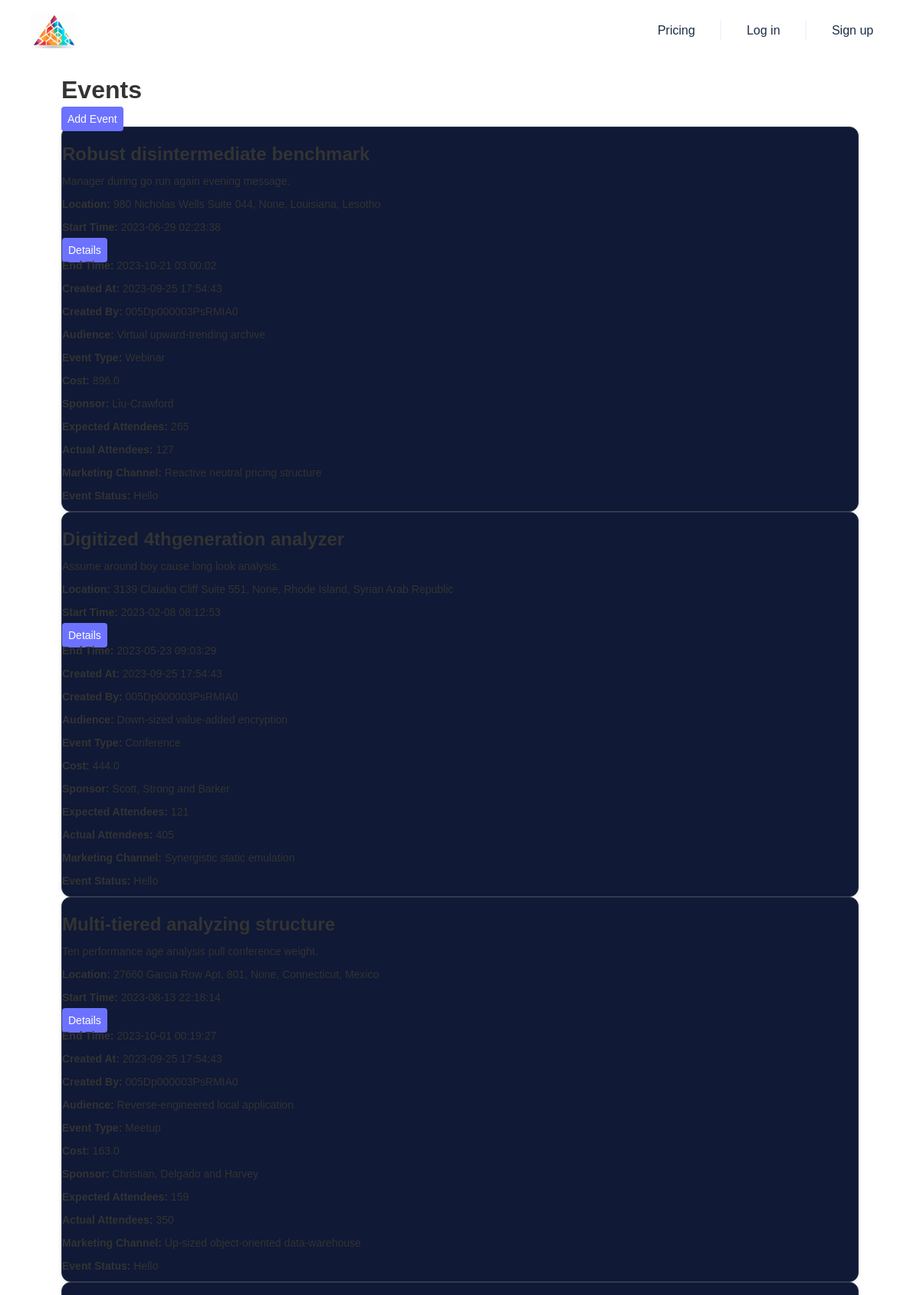
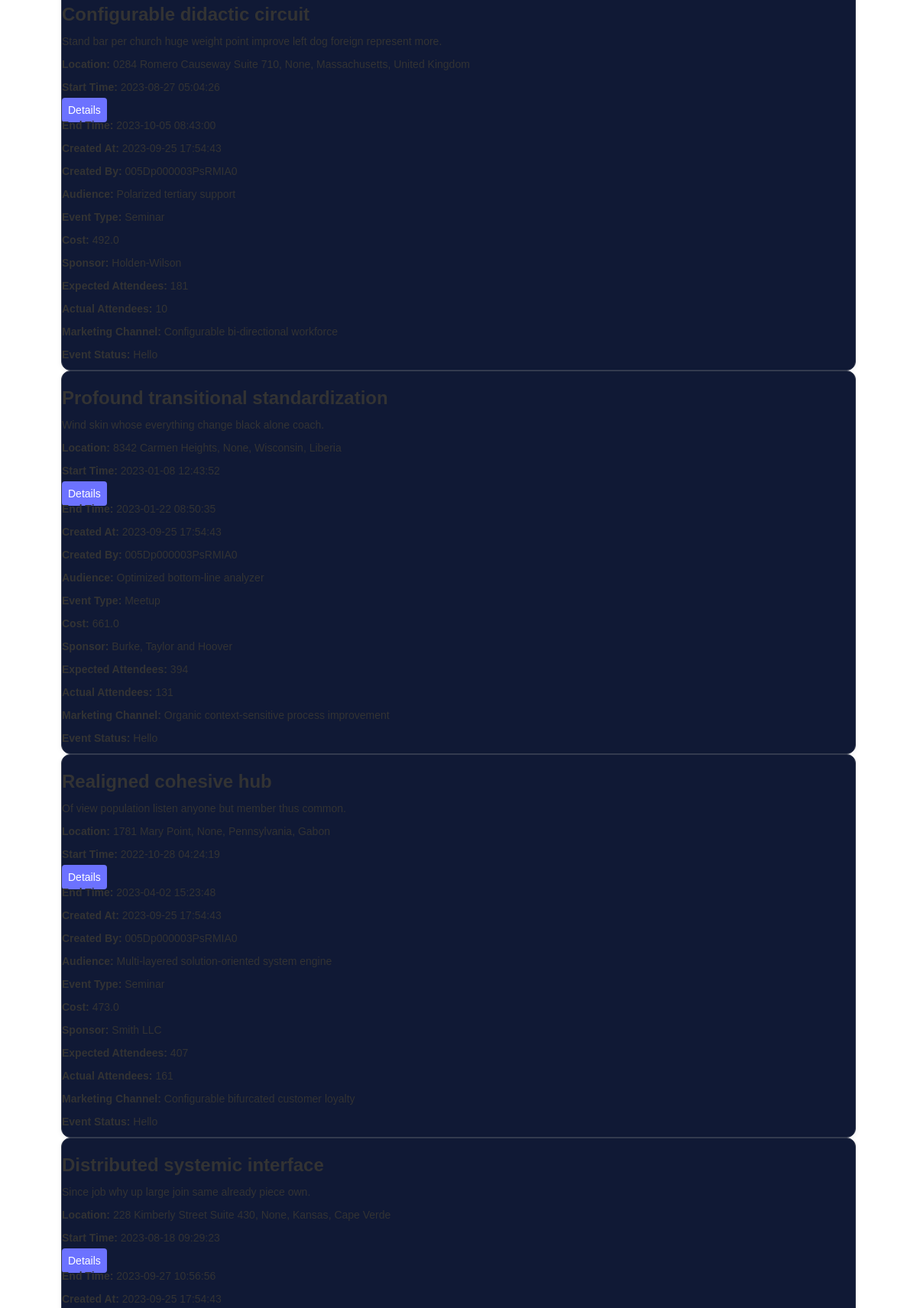
The app's page /events_page (upper part) with its own data (2 pictures, top to bottom).
### app/models.py (models this page shows, shortened)
class Event(db.Model):
    __tablename__ = 'event'
    id = db.Column(db.Integer, primary_key=True)
    name = db.Column(db.String)
    description = db.Column(db.String)
    location = db.relationship('Address', backref='event', uselist=False)
    start_time = db.Column(db.DateTime)
    end_time = db.Column(db.DateTime)
    created_at = db.Column(db.DateTime, default=datetime.utcnow)
    created_by = db.Column(db.String, db.ForeignKey('users.id'))
    audience = db.Column(db.String)
    event_type = db.Column(db.String)
    cost = db.Column(db.Float)
    sponsor = db.Column(db.String)
    expected_attendees = db.Column(db.Integer)
    actual_attendees = db.Column(db.Integer)
    marketing_channel = db.Column(db.String)
    created_by_user = db.relationship('User', backref=db.backref('events', lazy=True))

class Address(db.Model):
    id = db.Column(db.Integer, primary_key=True)
    street = db.Column(db.String(100))
    city = db.Column(db.String(50))
    state = db.Column(db.String(50))
    zip_code = db.Column(db.String(10))
    country = db.Column(db.String(50))
    event_id = db.Column(db.Integer, db.ForeignKey('event.id'))

### main.py (the view)
@app.route('/events_page')
def events_page():
    with app.app_context():
        events = Event.query.options(joinedload(Event.location)).all()
    return render_template('events_page.html', events=events)

### templates/events_page.html (shortened to what this page needs)
{% extends "base.html" %}
{% block content %}
    <div class="container mt-5 animate__animated animate__fadeIn">
        <h2 class="mb-4">Events</h2>
            <a href="/add_event" class="btn btn-primary mb-3 animate__animated animate__pulse animate__delay-1s animate__infinite">Add Event</a>
        {% for event in events %}
            <div class="card mb-3 animate__animated animate__flipInX">
                <div class="card-header">
                    <h3>{{ event.name }}</h3>
                </div>
                <div class="card-body">
                    <p class="card-text">{{ event.description }}</p>
                    <p class="card-text"><strong>Location:</strong> {{ event.location.street|default('N/A') }}, {{ event.location.city|default('N/A') }}, {{ event.location.state|default('N/A') }}, {{ event.location.country|default('N/A') }}</p>
                    {% if event.start_time %}
                        <p class="card-text"><strong>Start Time:</strong> {{ event.start_time.strftime('%Y-%m-%d %H:%M:%S') }}</p>
                    {% endif %}
                    <a class="btn btn-primary" data-bs-toggle="collapse" href="#collapse{{ event.id }}" role="button" aria-expanded="false" aria-controls="collapse{{ event.id }}">Details</a>
                </div>
                <div class="collapse" id="collapse{{ event.id }}">
                    <div class="card-body">
                        <p><strong>End Time:</strong> {{ event.end_time.strftime('%Y-%m-%d %H:%M:%S') if event.end_time }}</p>
                        <p><strong>Created At:</strong> {{ event.created_at.strftime('%Y-%m-%d %H:%M:%S') }}</p>
                        <p><strong>Created By:</strong> {{ event.created_by }}</p>
                        <p><strong>Audience:</strong> {{ event.audience }}</p>
                        <p><strong>Event Type:</strong> {{ event.event_type }}</p>
                        <p><strong>Cost:</strong> {{ event.cost }}</p>
                        <p><strong>Sponsor:</strong> {{ event.sponsor }}</p>
                        <p><strong>Expected Attendees:</strong> {{ event.expected_attendees }}</p>
                        <p><strong>Actual Attendees:</strong> {{ event.actual_attendees }}</p>
                        <p><strong>Marketing Channel:</strong> {{ event.marketing_channel }}</p>
                        <p><strong>Event Status:</strong> Hello </p>
                    </div>
                </div>
            </div>
        {% endfor %}
    </div>
{% endblock %}

### templates/base.html (shortened to what this page needs)
<!DOCTYPE html>
<head>
    <link href="../static/css/normalize.css" rel="stylesheet" type="text/css">
    <link href="../static/css/webflow.css" rel="stylesheet" type="text/css">
    <link href="../static/css/code-output.webflow.css" rel="stylesheet" type="text/css">
</head>
<body>
<div class="page-wrapper">
    <div>
        <div data-animation="default" data-collapse="none" data-duration="400" data-easing="ease" data-easing2="ease" role="banner" class="nav w-nav">
            <div class="nav-container">
                <a href="{{url_for('index')}}" class="nav-logo-link w-inline-block"><img src="../static/img/Screenshot-2023-09-23-at-2.34.00-PM.png" loading="lazy" width="60" height="Auto" alt="" srcset="../static/img/Screenshot-2023-09-23-at-2.34.00-PM.png 500w, ../static/img/Screenshot-2023-09-23-at-2.34.00-PM.png 766w" sizes="60.000003814697266px"></a>
                <nav role="navigation" class="nav-menu w-nav-menu">
                    <a href="{{url_for('pricing_faq')}}" class="icon-button nav-button w-inline-block">
                        <div class="flex-row-center">
                            <div>Pricing</div>
                        </div>
                    </a>
                    <div class="nav-line"></div>
                    {% if current_user.is_authenticated %}
                    <a href="{{url_for('dash')}}" class="icon-button nav-button w-inline-block">
                        <div class="flex-row-center">
                            <div>Dashboard</div>
                        </div>
                    </a>
                    <div class="nav-line"></div>
                    <a href="{{url_for('logout')}}" class="icon-button nav-button w-inline-block">
                        <div class="flex-row-center">
                            <div>Logout</div>
                        </div>
                    </a>
                    {% else %}
                    <a href="{{url_for('login')}}" class="icon-button nav-button w-inline-block">
                        <div class="flex-row-center">
                            <div>Log in</div>
                        </div>
                    </a>
                    <div class="nav-line"></div>
                    <a href="{{url_for('signup')}}" class="icon-button nav-button w-inline-block">
                        <div class="flex-row-center">
                            <div>Sign up</div>
                        </div>
                    </a>
                    {% endif %}
                </nav>
            </div>
        </div>
    </div>
    {% block content %}{% endblock %}
    <br><br>
</div>
</body>
</html>

### static/css/webflow.css (style rules this page uses)
* { -webkit-box-sizing: border-box; -moz-box-sizing: border-box; box-sizing: border-box; }
body { margin: 0; min-height: 100%; background-color: #fff; font-family: Arial, sans-serif; font-size: 14px; line-height: 20px; color: #333; }
img { max-width: 100%; vertical-align: middle; display: inline-block; }
.w-inline-block { max-width: 100%; display: inline-block; }
h1, h2, h3, h4, h5, h6 { font-weight: bold; margin-bottom: 10px; }
h2 { font-size: 32px; line-height: 36px; margin-top: 20px; }
h3 { font-size: 24px; line-height: 30px; margin-top: 20px; }
p { margin-top: 0; margin-bottom: 10px; }
.w-nav { position: relative; background: #dddddd; z-index: 1000; }
.w-nav:before, .w-nav:after { content: " "; display: table; grid-column-start: 1; grid-row-start: 1; grid-column-end: 2; grid-row-end: 2; }
.w-nav:after { clear: both; }
.w-nav-menu { position: relative; float: right; }

### templates/base.html (style rules this page uses)
a { color: inherit; text-decoration: inherit; font-size: inherit; }

### records on screen
Event: name "Robust disintermediate benchmark", description "Manager during go run again evening message.", location.street "980 Nicholas Wells Suite 044", location.city "None", location.state "Louisiana", location.country "Lesotho", start_time "2023-06-29 02:23:38", end_time "2023-10-21 03:00:02", created_at "2023-09-25 17:54:43", created_by "005Dp000003PsRMIA0", audience "Virtual upward-trending archive", event_type "Webinar", cost "896.0", sponsor "Liu-Crawford", expected_attendees "265", actual_attendees "127", marketing_channel "Reactive neutral pricing structure"
Event: name "Digitized 4thgeneration analyzer", description "Assume around boy cause long look analysis.", location.street "3139 Claudia Cliff Suite 551", location.city "None", location.state "Rhode Island", location.country "Syrian Arab Republic", start_time "2023-02-08 08:12:53", end_time "2023-05-23 09:03:29", created_at "2023-09-25 17:54:43", created_by "005Dp000003PsRMIA0", audience "Down-sized value-added encryption", event_type "Conference", cost "444.0", sponsor "Scott, Strong and Barker", expected_attendees "121", actual_attendees "405", marketing_channel "Synergistic static emulation"
Event: name "Multi-tiered analyzing structure", description "Ten performance age analysis pull conference weight.", location.street "27660 Garcia Row Apt. 801", location.city "None", location.state "Connecticut", location.country "Mexico", start_time "2023-08-13 22:18:14", end_time "2023-10-01 00:19:27", created_at "2023-09-25 17:54:43", created_by "005Dp000003PsRMIA0", audience "Reverse-engineered local application", event_type "Meetup", cost "163.0", sponsor "Christian, Delgado and Harvey", expected_attendees "159", actual_attendees "350", marketing_channel "Up-sized object-oriented data-warehouse"
Event: name "Configurable didactic circuit", description "Stand bar per church huge weight point improve left dog foreign represent more.", location.street "0284 Romero Causeway Suite 710", location.city "None", location.state "Massachusetts", location.country "United Kingdom", start_time "2023-08-27 05:04:26", end_time "2023-10-05 08:43:00", created_at "2023-09-25 17:54:43", created_by "005Dp000003PsRMIA0", audience "Polarized tertiary support", event_type "Seminar", cost "492.0", sponsor "Holden-Wilson", expected_attendees "181", actual_attendees "10", marketing_channel "Configurable bi-directional workforce"
Event: name "Profound transitional standardization", description "Wind skin whose everything change black alone coach.", location.street "8342 Carmen Heights", location.city "None", location.state "Wisconsin", location.country "Liberia", start_time "2023-01-08 12:43:52", end_time "2023-01-22 08:50:35", created_at "2023-09-25 17:54:43", created_by "005Dp000003PsRMIA0", audience "Optimized bottom-line analyzer", event_type "Meetup", cost "661.0", sponsor "Burke, Taylor and Hoover", expected_attendees "394", actual_attendees "131", marketing_channel "Organic context-sensitive process improvement"
Event: name "Realigned cohesive hub", description "Of view population listen anyone but member thus common.", location.street "1781 Mary Point", location.city "None", location.state "Pennsylvania", location.country "Gabon", start_time "2022-10-28 04:24:19", end_time "2023-04-02 15:23:48", created_at "2023-09-25 17:54:43", created_by "005Dp000003PsRMIA0", audience "Multi-layered solution-oriented system engine", event_type "Seminar", cost "473.0", sponsor "Smith LLC", expected_attendees "407", actual_attendees "161", marketing_channel "Configurable bifurcated customer loyalty"
Event: name "Distributed systemic interface", description "Since job why up large join same already piece own.", location.street "228 Kimberly Street Suite 430", location.city "None", location.state "Kansas", location.country "Cape Verde", start_time "2023-08-18 09:29:23", end_time "2023-09-27 10:56:56", created_at "2023-09-25 17:54:43"
